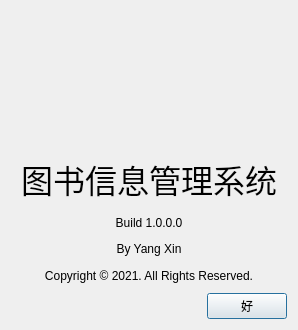
<?xml version="1.0" encoding="UTF-8"?>
<ui version="4.0">
 <class>AboutDialog</class>
 <widget class="QDialog" name="AboutDialog">
  <property name="geometry">
   <rect>
    <x>0</x>
    <y>0</y>
    <width>298</width>
    <height>330</height>
   </rect>
  </property>
  <property name="windowTitle">
   <string>关于图书信息管理系统</string>
  </property>
  <layout class="QHBoxLayout" name="horizontalLayout_2">
   <item>
    <layout class="QVBoxLayout" name="verticalLayout">
     <item>
      <widget class="QLabel" name="label">
       <property name="sizePolicy">
        <sizepolicy hsizetype="Minimum" vsizetype="Minimum">
         <horstretch>0</horstretch>
         <verstretch>0</verstretch>
        </sizepolicy>
       </property>
       <property name="text">
        <string/>
       </property>
       <property name="scaledContents">
        <bool>false</bool>
       </property>
      </widget>
     </item>
     <item>
      <widget class="QLabel" name="info">
       <property name="text">
        <string>&lt;html&gt;&lt;head/&gt;&lt;body&gt;&lt;p align=&quot;center&quot;&gt;&lt;span style=&quot; font-size:24pt;&quot;&gt;图书信息管理系统&lt;/span&gt;&lt;/p&gt;&lt;p align=&quot;center&quot;&gt;Build 1.0.0.0&lt;/p&gt;&lt;p align=&quot;center&quot;&gt;By Yang Xin&lt;/p&gt;&lt;p align=&quot;center&quot;&gt;Copyright ©️ 2021.  All Rights Reserved.&lt;/p&gt;&lt;/body&gt;&lt;/html&gt;</string>
       </property>
      </widget>
     </item>
     <item>
      <layout class="QHBoxLayout" name="horizontalLayout">
       <item>
        <spacer name="horizontalSpacer">
         <property name="orientation">
          <enum>Qt::Horizontal</enum>
         </property>
         <property name="sizeHint" stdset="0">
          <size>
           <width>40</width>
           <height>20</height>
          </size>
         </property>
        </spacer>
       </item>
       <item>
        <widget class="QPushButton" name="pushButton">
         <property name="sizePolicy">
          <sizepolicy hsizetype="Maximum" vsizetype="Fixed">
           <horstretch>0</horstretch>
           <verstretch>0</verstretch>
          </sizepolicy>
         </property>
         <property name="text">
          <string>     好     </string>
         </property>
         <property name="default">
          <bool>true</bool>
         </property>
        </widget>
       </item>
      </layout>
     </item>
    </layout>
   </item>
  </layout>
 </widget>
 <resources/>
 <connections>
  <connection>
   <sender>pushButton</sender>
   <signal>clicked()</signal>
   <receiver>AboutDialog</receiver>
   <slot>close()</slot>
   <hints>
    <hint type="sourcelabel">
     <x>238</x>
     <y>272</y>
    </hint>
    <hint type="destinationlabel">
     <x>148</x>
     <y>164</y>
    </hint>
   </hints>
  </connection>
 </connections>
</ui>
